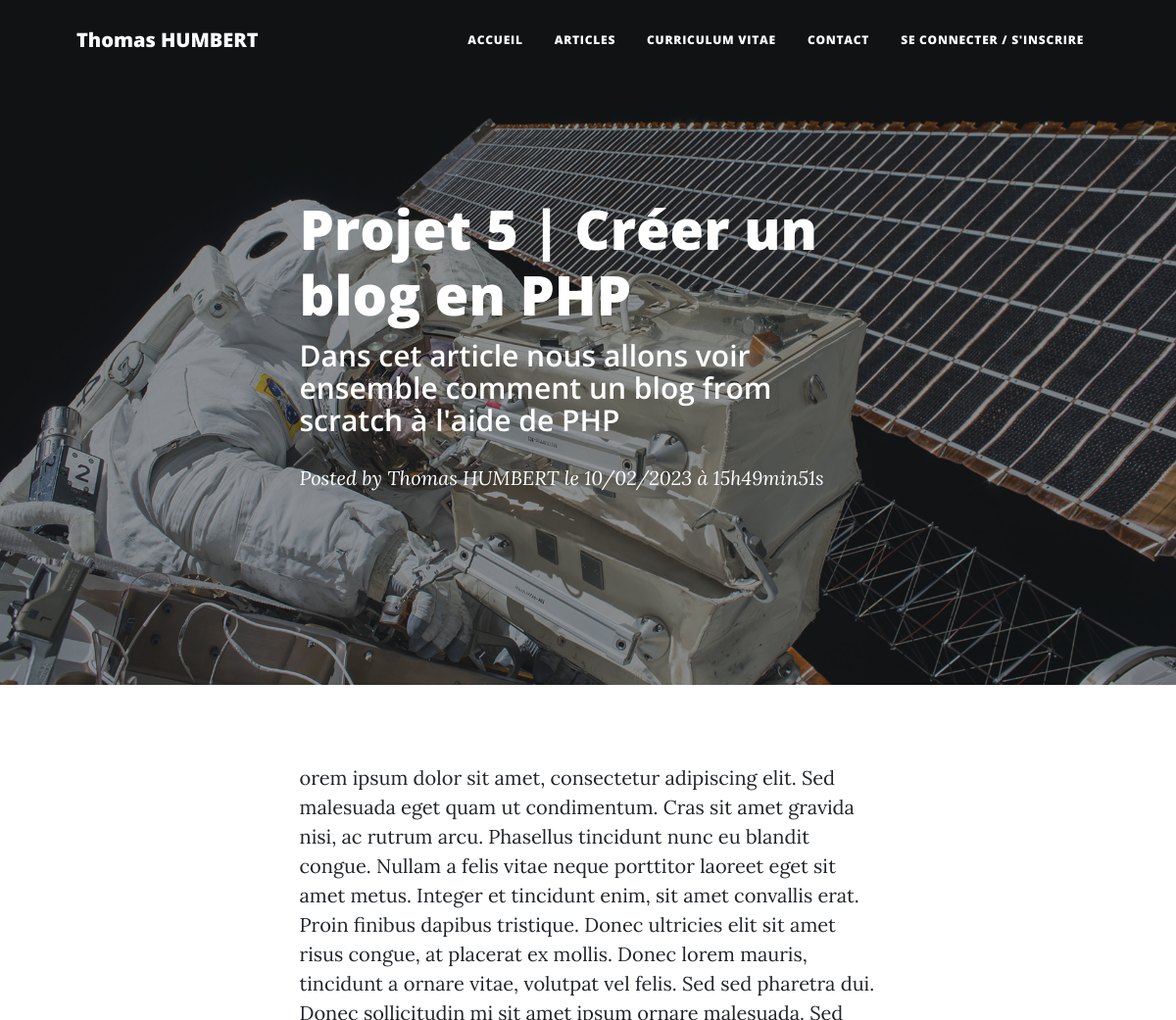
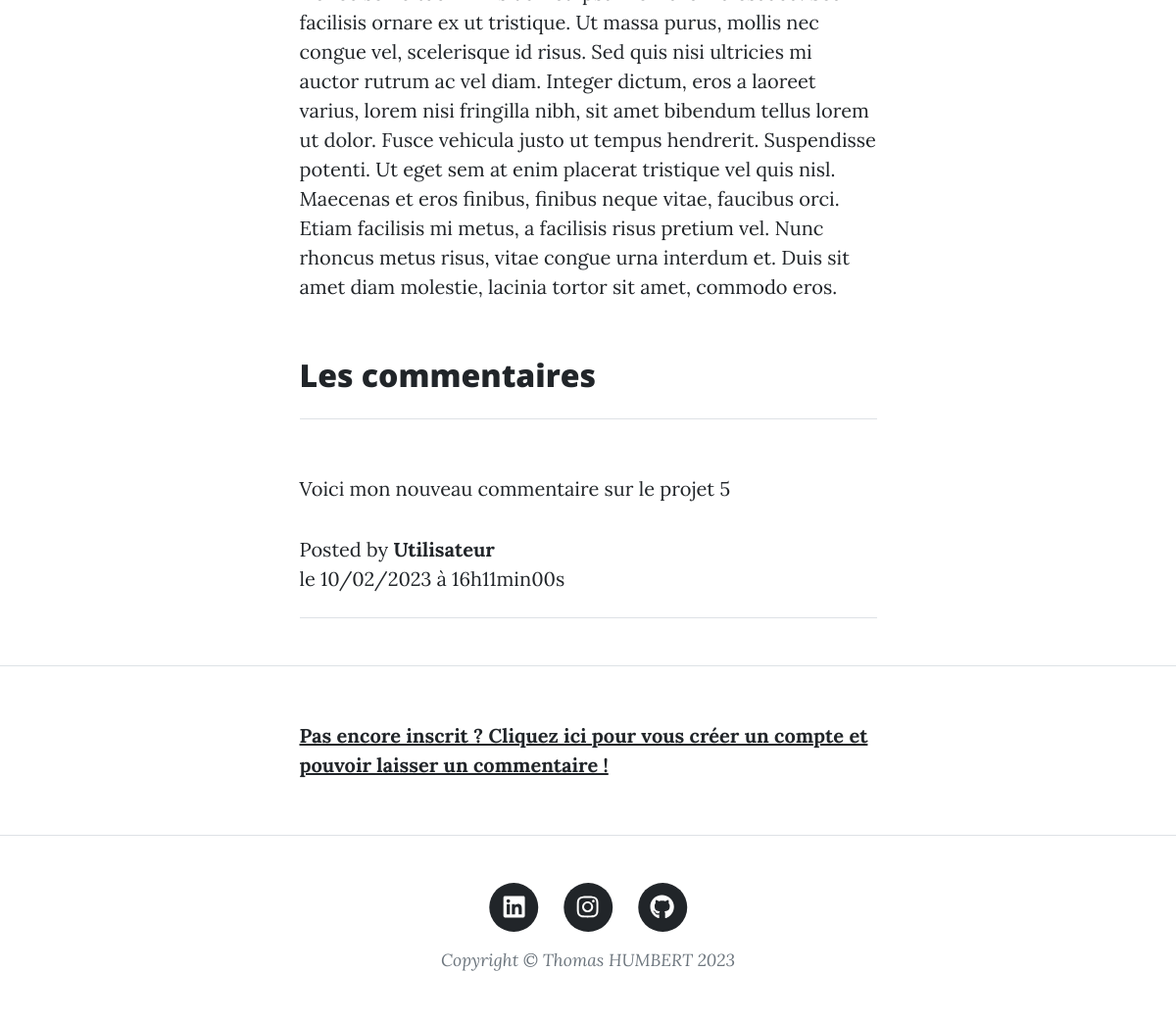
Page /index.php?action=post&id=32 on the committed database (2 pictures, top to bottom).
### tables this page shows
CREATE TABLE `article` (
  `id` int(11) NOT NULL,
  `title` varchar(256) NOT NULL,
  `hat` text NOT NULL,
  `content` text NOT NULL,
  `creation_date` datetime NOT NULL
);

CREATE TABLE `comments` (
  `id` int(11) NOT NULL,
  `article_id` int(11) NOT NULL,
  `author` varchar(256) NOT NULL,
  `author_id` int(11) NOT NULL,
  `comment` text NOT NULL,
  `validity` tinyint(1) DEFAULT '0',
  `comment_date` datetime NOT NULL
);

### models/controllers/articles.php (called while the page is built, shortened)
<?php
require_once 'lib/database.php';
require_once 'models/article.php';
require_once 'models/comment.php';
function post(string $identifier)
{
    $connection = new DatabaseConnection();
    $postRepository = new PostRepository();
    $postRepository->connection = $connection;
    $post = $postRepository->getPost($identifier);
    $commentRepository = new CommentRepository();
    $commentRepository->connection = $connection;
    $comments = $commentRepository->getComments($identifier);
    require 'vues/articles-vues.php';
}

### models/article.php (called while the page is built, shortened)
<?php
require_once 'lib/database.php';
class PostRepository
{
	public \DatabaseConnection $connection;
    public function getPost(string $identifier): Article {
    	$statement = $this->connection->getConnection()->prepare(
            "SELECT id, title, content, hat, DATE_FORMAT(creation_date, '%d/%m/%Y à %Hh%imin%ss') AS creation_date FROM article WHERE id = ?"
        );
        $statement->execute([$identifier]);
        $row = $statement->fetch();
        $post = new Article();
        $post->title = $row['title'];
        $post->hat = $row['hat'];
        $post->CreationDate = $row['creation_date'];
        $post->content = $row['content'];
        $post->identifier = $row['id'];
        return $post;
    }
}

### lib/database.php (called while the page is built)
<?php
class DatabaseConnection
{
	public ?PDO $database = null;
	public function getConnection(): PDO
	{
		if ($this->database === null) {
			$this->database = new PDO( 'mysql:host=localhost;dbname=projet5_blog;charset=utf8', 'root', 'root' );
		}
		return $this->database;
	}
}

### models/comment.php (called while the page is built, shortened)
<?php
require_once 'lib/database.php';
class CommentRepository
{
	public function getComments(string $post): array
	{
		$statement = $this->connection->getConnection()->prepare(
			"SELECT id, author, comment, article_id, author_id, DATE_FORMAT(comment_date, '%d/%m/%Y à %Hh%imin%ss') AS creation_date FROM comments WHERE article_id = ? AND validity = 1 ORDER BY comment_date DESC"
		);
		$statement->execute([$post]);
		$comments = [];
		while (($row = $statement->fetch())) {
			$comment = new Comment();
			$comment->identifier = $row['id'];
			$comment->author = $row['author'];
			$comment->author_id = $row['author_id'];
			$comment->CreationDate = $row['creation_date'];
			$comment->comment = $row['comment'];
			$comment->post = $row['article_id'];
			$comments[] = $comment;
		}
		return $comments;
	}
}

### vues/articles-vues.php (the view, shortened to what this page needs)
<?php
require_once 'vues/head.php';
require_once 'vues/navbar.php';
?>
<header class="masthead" style="background-image: url('assets/img/post-bg.jpg')">
    <div class="container position-relative px-4 px-lg-5">
        <div class="row gx-4 gx-lg-5 justify-content-center">
            <div class="col-md-10 col-lg-8 col-xl-7">
                <div class="post-heading">
                    <h1><?=htmlentities($post->title)?></h1>
                    <h2 class="subheading"><?=htmlentities($post->hat)?></h2></h2>
                    <span class="meta">
                        Posted by
                        <a href="#">Thomas HUMBERT</a>
                        le <?=$post->CreationDate?>
                    </span>
                </div>
            </div>
        </div>
    </div>
</header>
<article class="mb-4">
    <div class="container px-4 px-lg-5">
        <div class="row gx-4 gx-lg-5 justify-content-center">
            <div class="col-md-10 col-lg-8 col-xl-7">
                <p><?=htmlentities($post->content)?></p>
            </div>
        </div>
    </div>
</article>
<div class="container px-4 px-lg-5">
    <div class="row gx-4 gx-lg-5 justify-content-center">
        <div class="col-md-10 col-lg-8 col-xl-7">
            <h2 class="post-title" id="show_comments">Les commentaires</h2>
            <hr class="my-4" />
        </div>
    </div>
</div>
<?php
foreach ($comments as $comment) {
    ?>
<article class="mb-4">
    <div class="container px-4 px-lg-5">
        <div class="row gx-4 gx-lg-5 justify-content-center">
            <div class="col-md-10 col-lg-8 col-xl-7">
                <p><?=htmlentities($comment->comment)?></p>
                <span class="meta">
                    Posted by <a href="#"><strong><?=htmlentities($comment->author)?></strong></a></br>
                    le <?=$comment->CreationDate?></br>
                </span>
                <hr class="my-4" />
            </div>
        </div>
    </div>
</article>
<?php
}
?>
<hr class="my-4" />
<?php if (isset($_SESSION['pseudo'])) {?>
<article class="mb-4">
    <div class="container px-4 px-lg-5">
        <div class="row gx-4 gx-lg-5 justify-content-center">
            <div class="col-md-10 col-lg-8 col-xl-7">
                <h2 class="post-title">Je laisse un commentaire</h2>
                <div class="my-5">
                    <form id="contactForm" action="index.php?action=addComment&id=<?=$post->identifier?>" method="post" onsubmit="return confirmSubmit()">
                        <div class="form-floating">
                            <input class="form-control" id="author" name="author" type="text" value='<?=$_SESSION['pseudo'];?>' />
                            <label for="author">Nom</label>
                        </div>
                        <div class="form-floating">
                            <textarea class="form-control" id="comment" name="comment" placeholder="Enter your message here..." style="height: 12rem" ></textarea>
                            <label for="comment">Message</label>
                        </div>
                        <br />
                        <div ><input type="submit" value="Soumettre mon commentaire" class="btn btn-primary text-uppercase" id="submitButton" /></div>
                    </form>
                </div>
            </div>
        </div>
    </div>
</article>
<?php } else {?>
<article class="mb-4">
    <div class="container px-4 px-lg-5">
        <div class="row gx-4 gx-lg-5 justify-content-center">
            <div class="col-md-10 col-lg-8 col-xl-7">
                <p><strong><a href="index.php?action=signin">Pas encore inscrit ? Cliquez ici pour vous créer un compte et pouvoir laisser un commentaire !</strong></p>
            </div>
        </div>
    </div>
</article>
<?php }?>
<?php
require_once 'vues/footer.php';
?>

### rows in the picture
article: title "Projet 5 | Créer un blog en PHP", hat "Dans cet article nous allons voir ensemble comment un blog from scratch à l'aide de PHP", content "orem ipsum dolor sit amet, consectetur adipiscing elit. Sed malesuada eget quam ut condimentum. Cras sit amet gravida nisi, ac rutrum arcu. Phasellus tincidunt nunc eu blandit congue. Nullam a felis vitae neque porttitor laoreet eget sit amet metus. Integer et tincidunt enim, sit amet convallis erat. Proin finibus dapibus tristique. Donec ultricies elit sit amet risus congue, at placerat ex mollis. Donec lorem mauris, tincidunt a ornare vitae, volutpat vel felis. Sed sed pharetra dui. Donec sollicitudin mi sit amet ipsum ornare malesuada. Sed facilisis ornare ex ut tristique. Ut massa purus, mollis nec congue vel, scelerisque id risus. Sed quis nisi ultricies mi auctor rutrum ac vel diam.…"
comments: comment "Voici mon nouveau commentaire sur le projet 5", author "Utilisateur", CreationDate "10/02/2023 à 16h11min00s"

### other values in the picture
$post->CreationDate "10/02/2023 à 15h49min51s"
